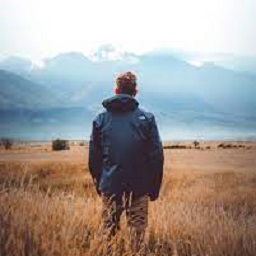
%> input picture Man1.jpg, 256 x 256 px
$ octave HPF.m   (GNU Octave 9; MATLAB toolbox functions it lacks are replaced by stand-ins)
%> lines starting %> are read from the running program, lines starting %| are printed output that depends on the picture
[x,y] = meshgrid(-128:127,-128:127);
z = sqrt(x.^2+y.^2);
c = z>15;
a = imread('Man1.jpg');
%> a is the input picture: size 256x256x3 uint8; mean R, G, B 163.8, 157, 152.8
i = im2gray(a);
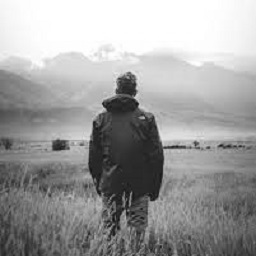
%> i: size 256x256 uint8; min 15, max 255, mean 158.5
af = fftshift(fft2(i));
hp = af.*c;
fftshow(hp)
%> (this line was passed over: fftshow is not available in this run)
hpi = ifft2(hp);
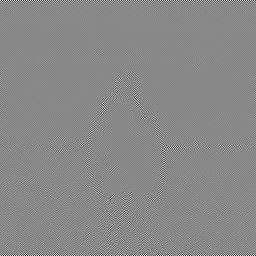
%> hpi: size 256x256 double; min -131.4, max 113.6, mean 0; drawn with min black and max white
ifftshow(hpi)
%> (this line was passed over: ifftshow is not available in this run)
c = z>50;
hp = af.*c;
fftshow(hp)
%> (this line was passed over: fftshow is not available in this run)
hpi = ifft2(hp);
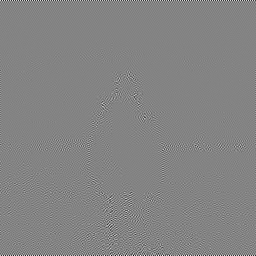
%> hpi: size 256x256 double; min -86.91, max 81.25, mean 0; drawn with min black and max white
ifftshow(hpi)
%> (this line was passed over: ifftshow is not available in this run)
